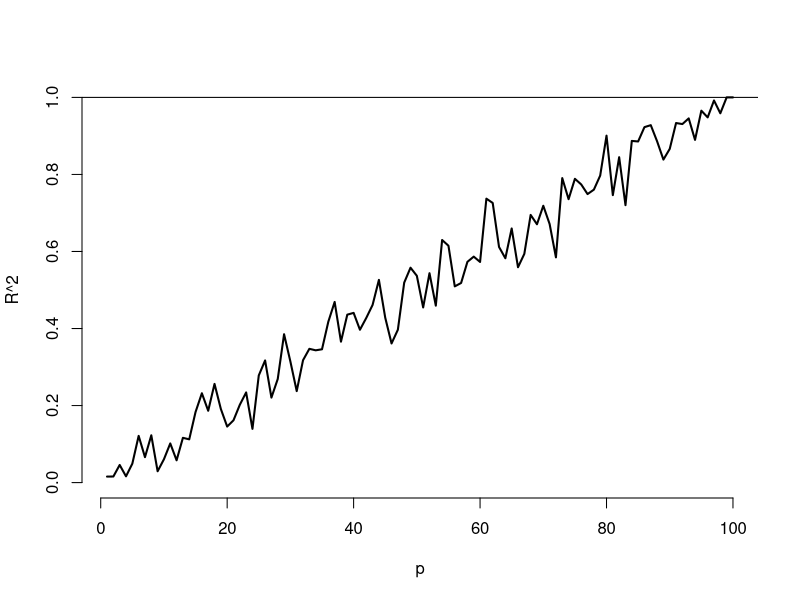

Write R code to recreate this figure.
## ---- chunk 1
require(knitr)
options(width=100)
opts_chunk$set(message=F, error=F, warning=F, comment=NA, fig.align='center', dpi=100, tidy=F, cache.path='.cache/', fig.path='fig/')

options(xtable.type='html')
knit_hooks$set(inline=function(x) {
    if(is.numeric(x)) {
        round(x, getOptions('digits'))
    } else {
        paste(as.character(x), collapse=', ')
    }
})
knit_hooks$set(plot=knitr:::hook_plot_html)
## ---- chunk 2
n <- 100
plot(c(1,n), 0:1, type="n", frame=F, xlab="p", ylab="R^2")
r <- sapply(1:n, function(p) {
    y <- rnorm(n)
    x <- matrix(rnorm(n * p), n, p)
    summary(lm(y ~ x))$r.squared
})
lines(1:n, r, lwd=2)
abline(h=1)
## ---- chunk 3
n <- 100
nosim <- 1000
x1 <- rnorm(n)
x2 <- rnorm(n)
x3 <- rnorm(n)
betas <- sapply(1:nosim, function(i) {
    y <- x1 + rnorm(n, sd=.3)
    c(coef(lm(y ~ x1))[2],
      coef(lm(y ~ x1 + x2))[2],
      coef(lm(y ~ x1 + x2 + x3))[2])
})
round(apply(betas, 1, sd), 5)
## ---- chunk 4
n <- 100
nosim <- 1000
x1 <- rnorm(n)
x2 <- x1 / sqrt(2) + rnorm(n) / sqrt(2)
x3 <- x1 * 0.95 + rnorm(n) * sqrt(1 - 0.95^2)
betas <- sapply(1:nosim, function(i) {
    y <- x1 + rnorm(n, sd=.3)
    c(coef(lm(y ~ x1))[2],
      coef(lm(y ~ x1 + x2))[2],
      coef(lm(y ~ x1 + x2 + x3))[2])
})
round(apply(betas, 1, sd), 5)
## ---- chunk 5
y <- x1 + rnorm(n, sd=.3)
a <- summary(lm(y ~ x1))$cov.unscaled[2,2]
c(summary(lm(y ~ x1 + x2))$cov.unscaled[2,2],
  summary(lm(y ~ x1 + x2 + x3))$cov.unscaled[2,2]) / a
temp <- apply(betas, 1, var)
temp[2:3] / temp[1]
## ---- chunk 6
data(swiss)
fit1 <- lm(Fertility ~ Agriculture, swiss)
a <- summary(fit1)$cov.unscaled[2,2]
fit2 <- update(fit1, Fertility ~ Agriculture + Examination)
fit3 <- update(fit1, Fertility ~ Agriculture + Examination + Education)
c(summary(fit2)$cov.unscaled[2,2],
  summary(fit3)$cov.unscaled[2,2]) / a
## ---- chunk 7
library(car)
fit <- lm(Fertility ~ ., swiss)
vif(fit)
sqrt(vif(fit)) # for sd
## ---- chunk 8
fit1 <- lm(Fertility ~ Agriculture, swiss)
fit3 <- update(fit, Fertility ~ Agriculture + Examination + Education)
fit5 <- update(fit, Fertility ~ Agriculture + Examination + Education + Catholic + Infant.Mortality)
anova(fit1, fit3, fit5)
